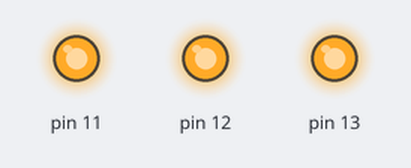
This sketch was run on a simulated Arduino Uno, built with avr-gcc and run on an emulated ATmega328P. Shown: output pins drawn as LEDs (lit = HIGH).

Above: at 2.5 s.
At 7.5 s:
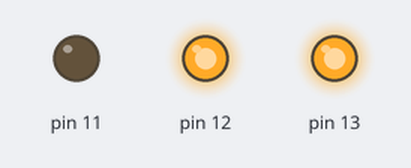
At 12.5 s:
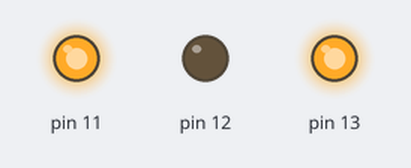
At 17.5 s:
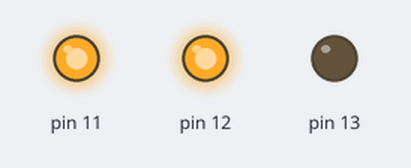
Timing chart, 0 to 26.0 s (numbered marks = the images above):
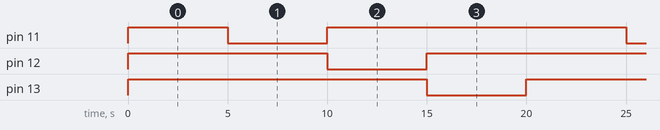

Measured:
- by itself, pin 11, pin 12: repeats every 20.0 s: LOW 5.0 s, HIGH 15.0 s
- by itself, pin 13: alternates HIGH for 15.0 s and LOW for 5.0 s
- by itself, everything shown: repeats every 20.0 s, in 4 steps

The sketch:

LED_BLINK_RGB.ino
```cpp
int red = 11;
int green = 12;
int blue = 13;
int ledColor = red;

void setup() {
  pinMode(11,OUTPUT);
  pinMode(12,OUTPUT);
  pinMode(13,OUTPUT);
}

void loop() {
  /*if(ledColor >= red && ledColor <= green){
  selectLedColor(ledColor,HIGH);
  delay(1000);
  selectLedColor(ledColor,LOW);
  delay(1000);
  ledColor++;
  }
  else {
    lightAllLed();
    ledColor = red;
  }*/
  lightAllLed();
}

void selectLedColor(int colorOfLed, boolean stateOfLed ){
  digitalWrite(colorOfLed,stateOfLed);
}

void lightAllLed(){
  selectLedColor(red,HIGH);//r+g+b #white
  selectLedColor(green,HIGH);
  selectLedColor(blue,HIGH);
  delay(5000);
  selectLedColor(red,LOW);//g+b
  delay(5000);
  selectLedColor(red,HIGH);//r+b
  selectLedColor(green,LOW);
  delay(5000);
  selectLedColor(green,HIGH);//r+g
  selectLedColor(blue,LOW);
  delay(5000);

}
```
